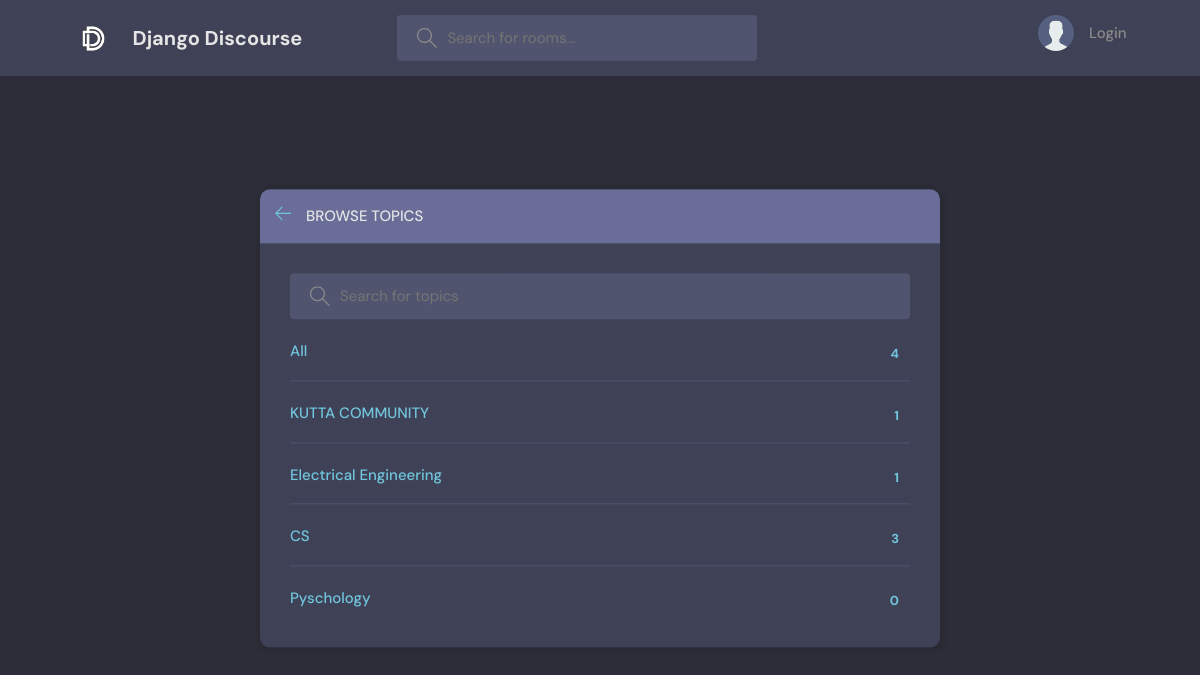
Before: /topics/ with the older database file.
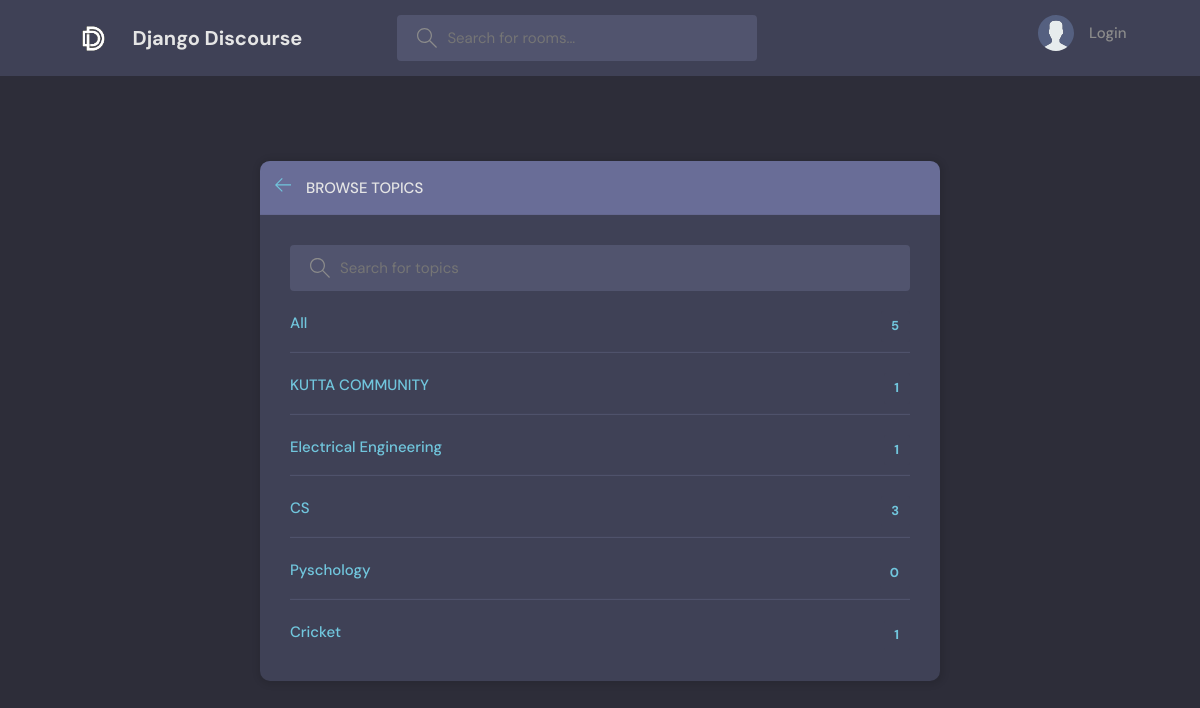
After: the same page with the newer database file.
### chat/models.py (models this page shows)
class Topic(models.Model):
    topic = models.CharField(max_length=200)
    def __str__(self):
        return self.topic

### chat/views.py (the view)
# urls.py: path('topics/',views.topics,name="topicspage"),
def topics(request):
    q = request.GET.get('q')  if request.GET.get('q') != None else ''
    topics = Topic.objects.filter(topic__icontains = q)
    context = {'topics' : topics,'page' : 'Topics'}
    return render(request,'chat/topics.html',context)

### chat/templates/chat/topics.html (shortened to what this page needs)
{% extends "base.html" %}
{% block content %}
    <main class="create-room layout">
      <div class="container">
        <div class="layout__box">
          <div class="layout__boxHeader">
            <div class="layout__boxTitle">
              <a href="{% url 'home' %}">
                <svg version="1.1" xmlns="http://www.w3.org/2000/svg" width="32" height="32" viewBox="0 0 32 32">
                  <title>arrow-left</title>
                  <path
                    d="M13.723 2.286l-13.723 13.714 13.719 13.714 1.616-1.611-10.96-10.96h27.625v-2.286h-27.625l10.965-10.965-1.616-1.607z"
                  ></path>
                </svg>
              </a>
              <h3>Browse Topics</h3>
            </div>
          </div>
          <div class="topics-page layout__body">
            <form class="header__search" action="{% url 'topicspage' %}" method="GET">
              <label>
                <input name="q" placeholder="Search for topics" />
              </label>
            </form>
            <ul class="topics__list">
              <li>
                <a href="{% url 'topicspage' %}" class="active">All<span>{{topics.count}}</span></a>
              </li>
              {% for topic in topics %}
              <li>
                <a href="{% url 'home' %}?q={{topic}}" class="active">{{topic}}<span>{{topic.room_set.all.count}}</span></a>
              </li>
              {% endfor %}
            </ul>
          </div>
        </div>
      </div>
    </main>
{% endblock %}

Changed rows visible on the page:
added Topic: topic "Cricket", room_set.all.count "1"
Other visible differences:
{{ topics.count }}: "4" → "5"
